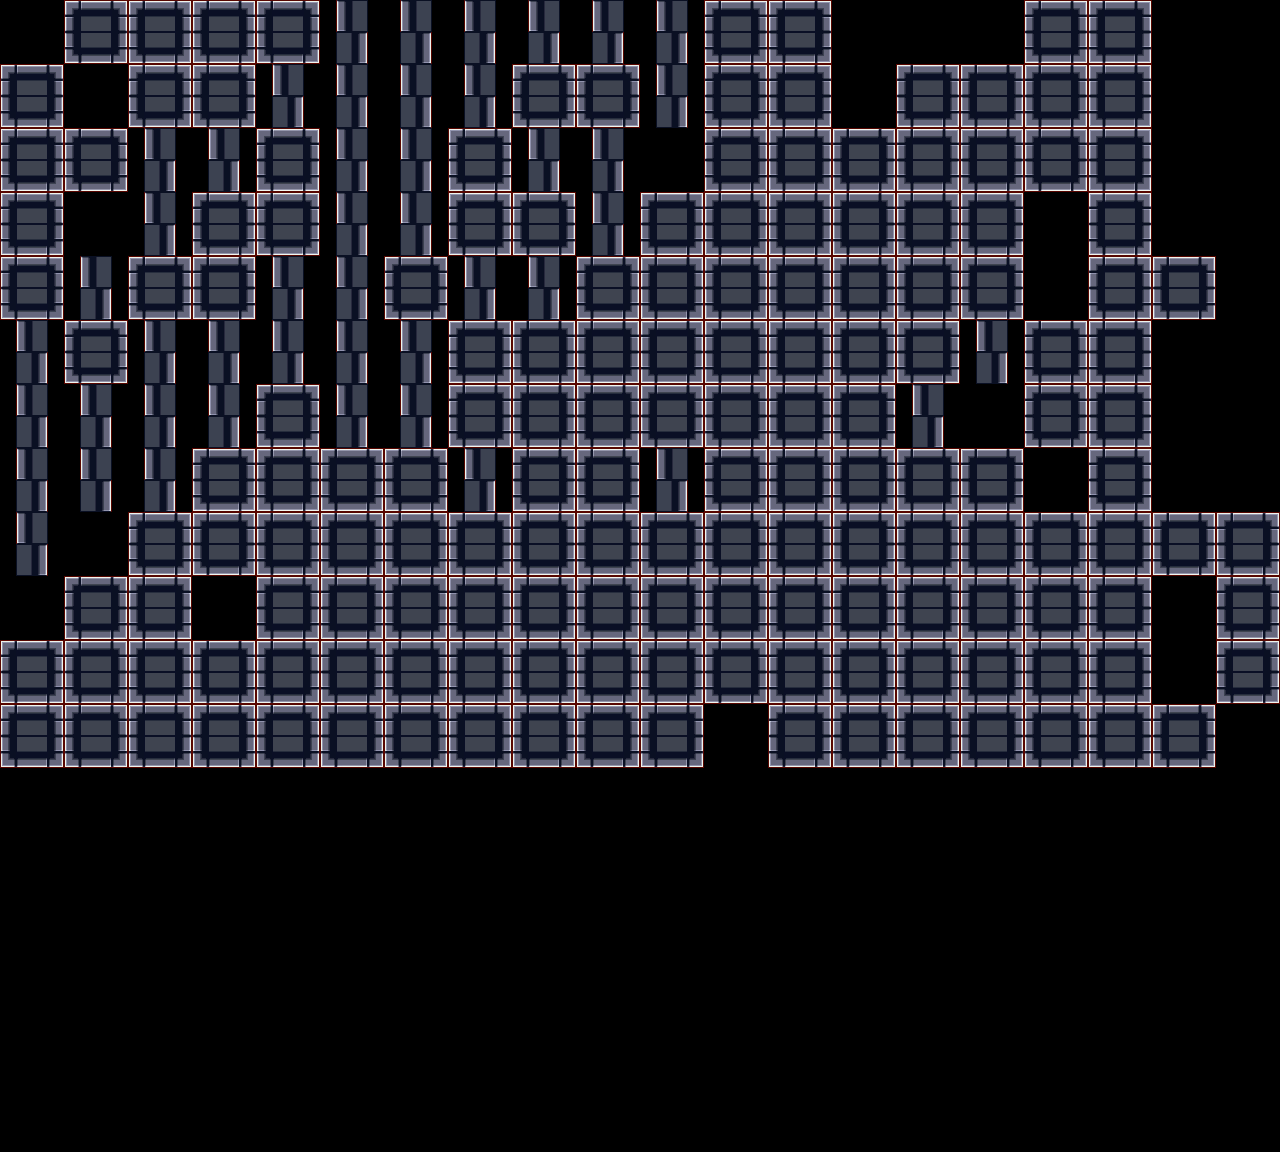

Tiled map render using the project's own tile images. Description and the map definition, with tile-layer contents summarised, below:
An orthogonal 20x18 tile map with 64x64 px tiles, 1 tile layer (Tile Layer 1).

<map version="1.0" orientation="orthogonal" width="20" height="18" tilewidth="64" tileheight="64">
 <tileset firstgid="1" name="tiles" tilewidth="64" tileheight="64">
  <image source="../tiles.png" width="128" height="64" />
 </tileset>
 <layer name="Tile Layer 1" width="20" height="18">
  <data>[360 cells, 206 non-empty, 2 distinct tile ids]</data>
 </layer>
</map>
